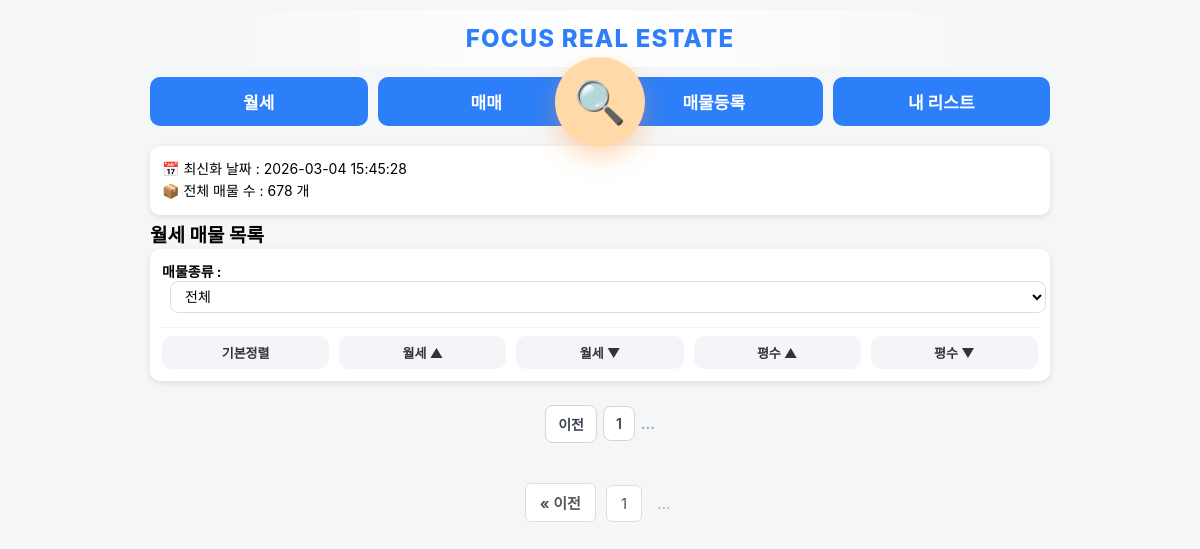
Page /?page=37&mode=rent&sort=&property_type= (signed in) on the earlier database version.
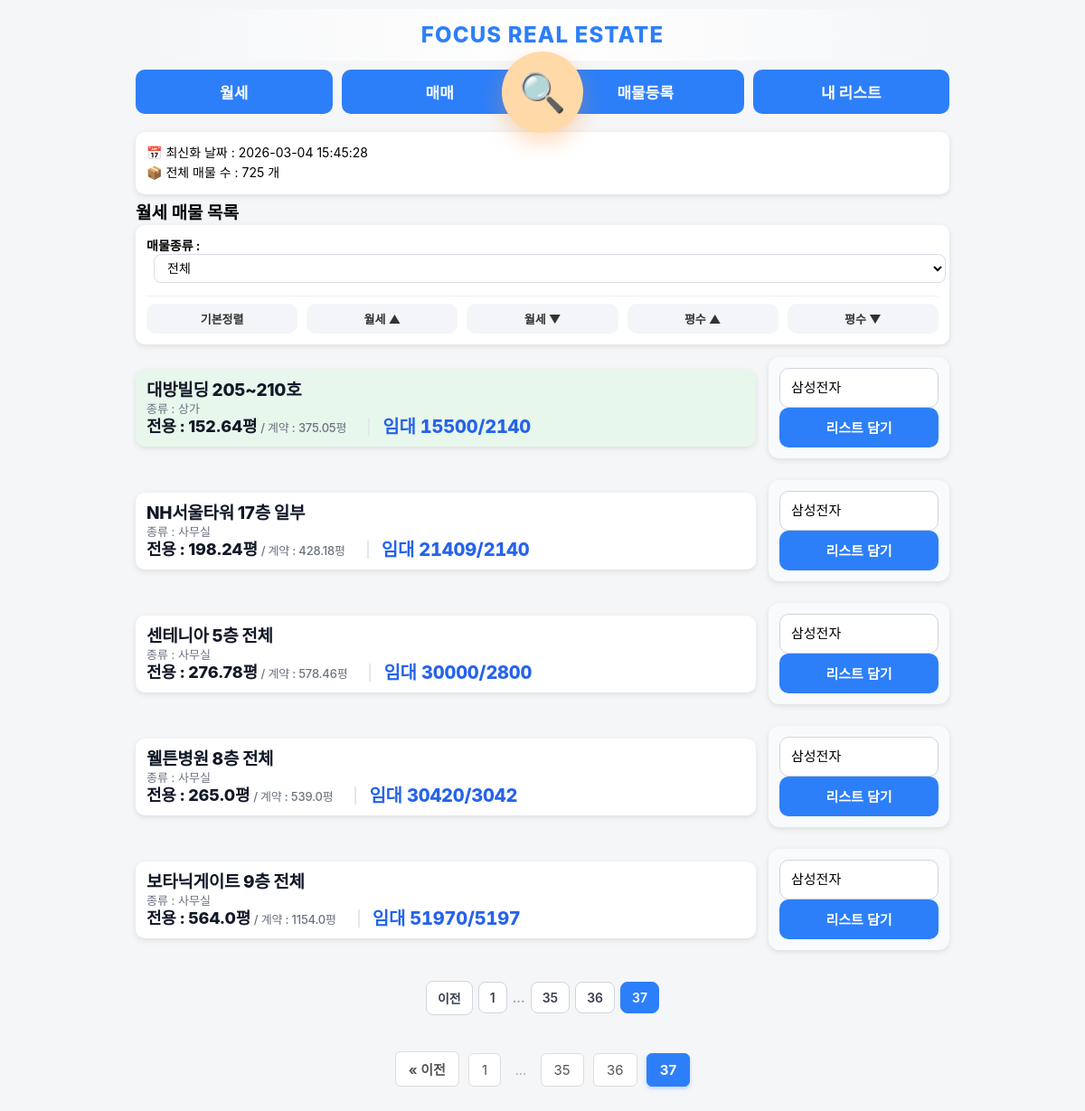
Same page on the later database version.
### app.py (models this page shows)
class Property(db.Model):
    status = db.Column(db.String(20), default='available')
    property_type = db.Column(db.String(50))
    id = db.Column(db.Integer, primary_key=True)
    pos_id = db.Column(db.String(50), index=True)
    source_ts = db.Column(db.DateTime)
    building_name = db.Column(db.String(200))
    exclusive_area = db.Column(db.Float)
    contract_area = db.Column(db.Float)
    deposit = db.Column(db.Integer)
    rent = db.Column(db.Integer)
    sale_price = db.Column(db.Integer)
    category = db.Column(db.String(20))
    status = db.Column(db.String(20), default='available')
    private_memo = db.Column(db.Text)
    has_interior = db.Column(db.Boolean, default=False)
    has_gonghang = db.Column(db.Boolean, default=False)
    has_corner = db.Column(db.Boolean, default=False)

### app.py (the view)
@app.route("/")
@login_required
def index():
    print("현재 로그인 상태:", current_user.is_authenticated)
    mode = request.args.get("mode", "rent")
    sort = request.args.get("sort", "")
    property_types = [pt for pt in request.args.getlist("property_type") if pt]
    property_type = request.args.get("property_type", "").strip()  # ✅ index.html 오류 방지용
    query = Property.query
    if property_types:
        query = query.filter(Property.property_type.in_(property_types))
    if mode == "sale":
        query = query.filter_by(category="매매")
    else:
        query = query.filter_by(category="월세")
    if sort == "rent_asc":
        query = query.order_by(Property.rent.asc(), Property.deposit.asc())
    elif sort == "rent_desc":
        query = query.order_by(Property.rent.desc(), Property.deposit.desc())
    elif sort == "sale_asc":
        query = query.order_by(Property.sale_price.asc())
    elif sort == "sale_desc":
        query = query.order_by(Property.sale_price.desc())
    elif sort == "area_asc":
        query = query.order_by(Property.exclusive_area.asc())
    elif sort == "area_desc":
        query = query.order_by(Property.exclusive_area.desc())
    else:
        if mode == "rent":
            query = query.order_by(Property.rent.asc(), Property.deposit.asc())
        else:
            query = query.order_by(Property.sale_price.asc())
    page = request.args.get('page', 1, type=int)
    pagination = query.paginate(page=page, per_page=20, error_out=False)
    properties = pagination.items
    last_upload = UploadLog.query.order_by(UploadLog.id.desc()).first()
    upload_time = last_upload.upload_time if last_upload else "업로드 기록 없음"
    collections = Collection.query.all()
    existing_pairs = set(
        (item.property_id, item.collection_id)
        for item in CollectionItem.query.all()
    )
    thumb_map = {}
    for img in PropertyImage.query.order_by(PropertyImage.id.desc()).all():
        if img.property_id not in thumb_map:
            thumb_map[img.property_id] = []
        if len(thumb_map[img.property_id]) < 2:
            thumb_map[img.property_id].append(img.file_path)
    return render_template(
        "index.html",
        properties=properties,
        mode=mode,
        format_sale_price_korean=format_sale_price_korean,
        upload_time=upload_time,
        property_type=property_type,
        collections=collections,
        existing_pairs=existing_pairs,
        thumb_map=thumb_map,
        pagination=pagination
    )

### app.py (called while the page is built)
@login_manager.user_loader
def load_user(user_id):
    return User.query.get(int(user_id))

### templates/index.html (shortened to what the changed rows need)
{% extends "base.html" %}
{% block content %}
<div class="card info-box">
    <div>📅 최신화 날짜 : {{ upload_time }}</div>
    <div>📦 전체 매물 수 : {{ pagination.total }} 개</div>
</div>
{% if mode == "sale" %}
<h2>매매 매물 목록</h2>
{% else %}
<h2>월세 매물 목록</h2>
{% endif %}
{% for p in properties %}
<div class="detail-row">
    <div class="card property-card {{ p.property_type }}" onclick="location.href='/property/{{ p.id }}'" style="position: relative;">
        <div class="card-left">
            <div class="title">{{ p.building_name }}</div>
            <div class="detail">
                종류 : {{ p.property_type }}
            </div>
            <div class="detail-line">
    <div class="area-text">
    <span class="area-main">전용 : {{ p.exclusive_area }}평</span>
    <span class="area-sub"> / 계약 : {{ p.contract_area }}평</span>
</div>
    <span class="price-inline">
    {% if p.category == "매매" %}
        매매 {{ format_sale_price_korean(p.sale_price) }}
    {% else %}
        임대 {{ p.deposit }}/{{ p.rent }}
    {% endif %}
    </span>
</div>
        </div>
    </div>
    <form method="POST" action="/add_to_collection" class="ajax-form card action-card">
    <select name="collection_id" class="collection-select">
        {% for c in collections %}
            <option value="{{ c.id }}"
    {% if existing_pairs and (p.id, c.id) in existing_pairs %}data-added="true"{% endif %}>
    {{ c.title }}
</option>
        {% endfor %}
    </select>
    <button type="submit" class="add-btn">
</button>
</form>
</div>
{% endfor %}
<div class="pagination">
    {% if pagination.has_prev %}
        <a href="{{ url_for('index', page=pagination.prev_num, mode=request.args.get('mode', 'rent'), sort=request.args.get('sort', ''), property_type=request.args.get('property_type', '')) }}" class="page-btn">이전</a>
    {% endif %}
    {% for p in pagination.iter_pages(left_edge=1, right_edge=1, left_current=2, right_current=2) %}
        {% if p %}
            {% if p == pagination.page %}
                <span class="page-btn active">{{ p }}</span>
            {% else %}
                <a href="{{ url_for('index', page=p, mode=request.args.get('mode', 'rent'), sort=request.args.get('sort', ''), property_type=request.args.get('property_type', '')) }}" class="page-btn">{{ p }}</a>
            {% endif %}
        {% else %}
            <span class="page-dots">...</span>
        {% endif %}
    {% endfor %}
</div>
<div style="text-align: center; margin-top: 30px; margin-bottom: 50px; font-size: 15px;">
    {% if pagination.has_prev %}
        <a href="javascript:void(0);" onclick="goToPage({{ pagination.prev_num }})" style="padding: 8px 14px; border: 1px solid #ddd; background: white; border-radius: 6px; text-decoration: none; color: #555; font-weight: bold; margin: 0 3px; display: inline-block;">&laquo; 이전</a>
    {% endif %}
    {% for page_num in pagination.iter_pages(left_edge=1, right_edge=1, left_current=2, right_current=2) %}
        {% if page_num %}
            {% if page_num == pagination.page %}
                <span style="padding: 8px 14px; border: 1px solid #2d7ff9; background: #2d7ff9; color: white; border-radius: 6px; font-weight: bold; margin: 0 3px; display: inline-block; box-shadow: 0 2px 4px rgba(45,127,249,0.3);">{{ page_num }}</span>
            {% else %}
                <a href="javascript:void(0);" onclick="goToPage({{ page_num }})" style="padding: 8px 14px; border: 1px solid #ddd; background: white; border-radius: 6px; text-decoration: none; color: #555; margin: 0 3px; display: inline-block; transition: 0.2s;" onmouseover="this.style.background='#f0f0f0'" onmouseout="this.style.background='white'">{{ page_num }}</a>
            {% endif %}
        {% else %}
            <span style="padding: 8px 5px; color: #aaa; margin: 0 3px; display: inline-block;">...</span>
        {% endif %}
    {% endfor %}
</div>
{% endblock %}

Differences in the rows shown:
now on this page (row edited): Property: building_name "대방빌딩 205~210호", property_type "상가", exclusive_area "152.64", contract_area "375.05", deposit "15500", rent "2140"
now on this page (row edited): Property: building_name "NH서울타워 17층 일부", property_type "사무실", exclusive_area "198.24", contract_area "428.18", deposit "21409", rent "2140"
now on this page (row edited): Property: building_name "센테니아 5층 전체", property_type "사무실", exclusive_area "276.78", contract_area "578.46", deposit "30000", rent "2800"
now on this page (row edited): Property: building_name "웰튼병원 8층 전체", property_type "사무실", exclusive_area "265.0", contract_area "539.0", deposit "30420", rent "3042"
now on this page (row edited): Property: building_name "보타닉게이트 9층 전체", property_type "사무실", exclusive_area "564.0", contract_area "1154.0", deposit "51970", rent "5197"
Other differences:
{{ pagination.total }}: "678" → "725"
new list line: "35"
new list line: "36"
new list line: "37"
